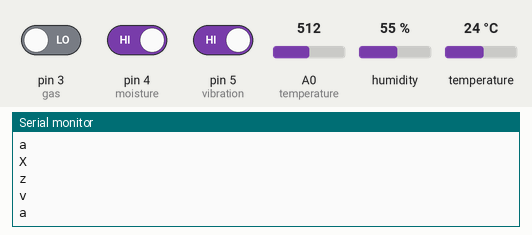
Recording of a sketch running on a simulated Arduino Uno, built with avr-gcc and run on an emulated ATmega328P. Parts: the last lines printed to the serial monitor. The test bench sets the inputs (shaded band); at power-on: pin 3 (gas) LOW, pin 4 (moisture) HIGH, pin 5 (vibration) HIGH, A0 (temperature) = 512, humidity 55 %, temperature 24 °C.

Above: at 4.8 s.
4.9 s: pin 3 (gas) driven HIGH
At 9.7 s:
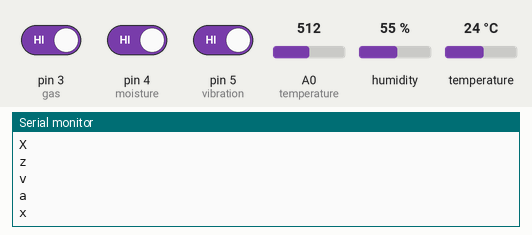
14.2 s: pin 4 (moisture) driven LOW
At 18.9 s:
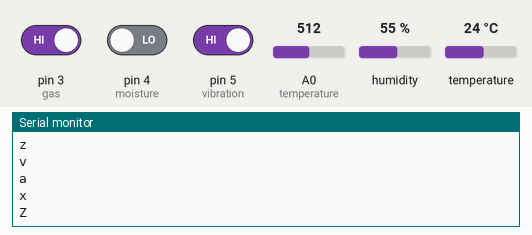
23.5 s: pin 5 (vibration) driven LOW
At 28.0 s:
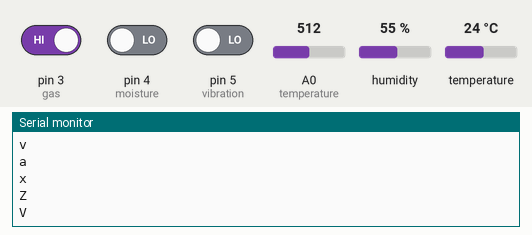

The sketch:

coal_tx.ino
```cpp
int moist,t,gas,c,vib;


#include <Adafruit_Sensor.h>
#include "DHT.h"
#define DHTPIN A0    // what pin we're connected to
#define DHTTYPE DHT11   // DHT 11

DHT dht(DHTPIN, DHTTYPE);

void setup() {
  // put your setup code here, to run once:
Serial.begin(9600);
pinMode(3,INPUT);  //gas
pinMode(4,INPUT);  // moisture
pinMode(5,INPUT);  // vibration
pinMode(A0,INPUT); //temperature

 dht.begin();
}

void loop() {
 moist= digitalRead(4);
 gas=digitalRead(3);
 vib=digitalRead(5);
 t=analogRead(A0);

     int h = dht.readHumidity();
         t = dht.readTemperature();
        float f = dht.readTemperature(true);

        if (isnan(h) || isnan(t) || isnan(f))
        {
          return;
        }

if (t<45)

{
Serial.println('a');
delay(1000);
}

else

{
Serial.println('A');
delay(1000);
}


if(gas==HIGH )
{
Serial.println('x');
delay(1000);

}
else
{
Serial.println('X');
delay(1000);

}
if(moist==LOW)
{

Serial.println('Z');
delay(1000);

}
else
{

Serial.println('z');
delay(1000);


}
if(vib==LOW)
{

Serial.println('V');
delay(1000);

}
else
{

Serial.println('v');
delay(1000);


}
}
```

Measured:
- after the input at 4.9 s, the serial monitor: prints a new line after 4.2 s (image 1)
- after the input at 14.2 s, the serial monitor: prints a new line after 3.9 s (image 2)
- after the input at 23.5 s, the serial monitor: prints a new line after 3.7 s (image 3)
